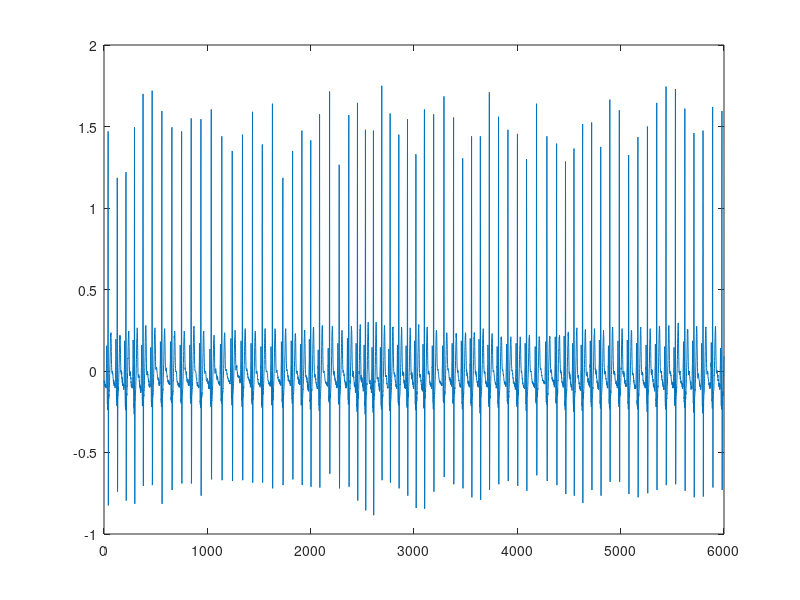

Write the MATLAB code that produced this figure.
% plot the ECG signal from the sample
signal=load('ecg.txt');
plot(signal)
xlabel('Samples');
ylabel('Electrical activity');
title('ECG signal (100Hz)')
plot(signal)
% calculate BPM of an ECG signal
beats=0; % count of the dominent peaks (samples greater than their two nearest neighbours)
for k=2:length(signal)-1
    if(signal(k)>signal(k-1) && signal(k)>signal(k+1) && signal(k) > 1)
        beats=beats+1;
    end
end
%divide the beats counted by the signal duration (in minutes)
fs=100;
time_in_sec=length(signal)/fs;
time_in_min=time_in_sec/60;
BPM=beats/time_in_min;
printf('BPM is  %d\n', BPM)
